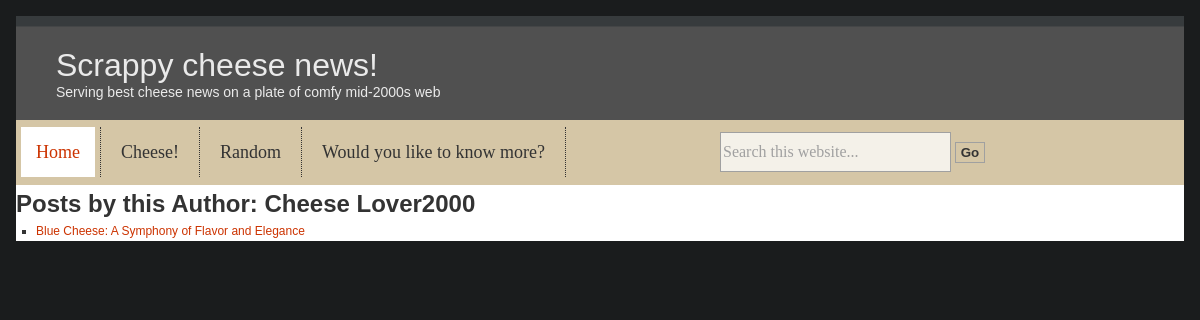
The app's page /authors/cheese-lover2000/posts/ with its own data.
### news_site/models.py (models this page shows, shortened)
class Author(models.Model):
    first_name = models.CharField(_("First_Name"), max_length=50)
    last_name = models.CharField(_("Last_Name"), max_length=50)
    author_desc = models.CharField(_("Author_Decription"), max_length=500, default="")
    slug = models.SlugField(_("Slug"), unique=True, max_length=100, default="")
    def full_name(self):
        return f"{self.first_name} {self.last_name}"
    def __str__(self):
        return self.full_name()

class Post(models.Model):
    title = models.CharField(_("Title"), max_length=50)
    post_field = RichTextField(_("Post_Field"))
    date = models.DateField(auto_now=True)
    slug = models.SlugField(unique=True, db_index=True)
    author = models.ForeignKey(
        Author, on_delete=models.SET_NULL, null=True)
    site_origin = models.ForeignKey(Site, verbose_name=_("Site_Origin"), on_delete=models.SET_NULL, null=True)
    tag = models.ManyToManyField(Tag)
    image = models.ImageField(upload_to='post/', null=True)

### news_site/views.py (the view)
# urls.py: path('authors/<slug:author_slug>/posts/', views.author_posts, name='author_posts'),
def author_posts(request, author_slug):
    author = get_object_or_404(Author, slug=author_slug)
    posts = Post.objects.filter(author=author)
    context = {
        'author': author,
        'posts': posts,
    }
    return render(request, 'news_site/author_list.html', context)

### news_site/templates/news_site/author_list.html
{% extends 'base.html' %}
{% load static %}
{% block css_files %}
<link rel="stylesheet" href="{% static 'css/style.css' %}">
{% endblock %}
{% block content %}
<h2>Posts by this Author: {{ author }}</h2>
    <ul>
        {% for post in posts %}
            <li><a href="{% url 'post-detail-page' post.slug %}">{{ post.title }}</a></li>
        {% empty %}
            <li>No posts found.</li>
        {% endfor %}
</ul>
{% endblock %}

### static/css/style.css (style rules this page uses)
* { margin: 0; padding: 0; }
body { background-color: #1a1c1d; background-position: top center; margin: 0.5rem; padding: 0.5rem; font-family: Arial, Helvetica, sans-serif; color: #333333; }
a { text-decoration: none; }
a:link, a:visited { color: #cc3300; text-decoration: none; }
h1, h2, h3, h4, h5, h6 { font-family: Arial, Helvetica, sans-serif; color: #333333; margin-bottom: 0; margin-top: 0.3125rem; }
h1, h2 { margin-top: 0.3125rem; margin-bottom: 0.1875rem; }
ol, ul { font-family: Arial, Helvetica, sans-serif; font-size: 0.75rem; padding: 0; margin: 0; }
ul { list-style-type: square; }
ol li, ul li { margin-left: 1.25rem; color: #333333; line-height: 1.25rem; }

### records on screen
Author: first_name+last_name "Cheese Lover2000"
Post: title "Blue Cheese: A Symphony of Flavor and Elegance"
